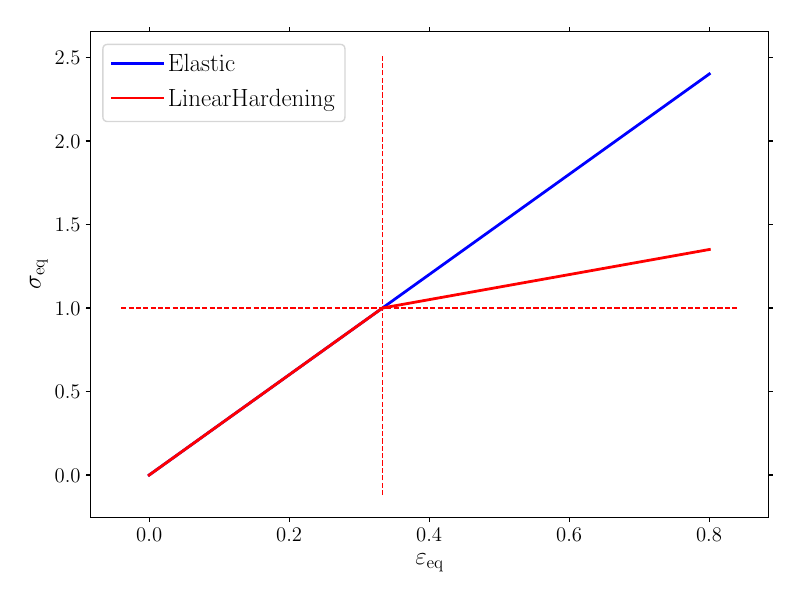

Recreate this plot in Python.
import GMatElastoPlasticFiniteStrainSimo.Cartesian3d as gmat
import matplotlib.pyplot as plt
import numpy as np

try:
    plt.style.use(['goose', 'goose-latex'])
except:
    pass

def StressStrain(mat, plastic):

    ninc = 301

    epseq = np.zeros(ninc)
    sigeq = np.zeros(ninc)

    for ilam, lam in enumerate(np.linspace(0.0, 1.0, ninc)):

        if plastic:
            mat.increment()

        F = np.array([
            [1.0 + lam, 0.0, 0.0],
            [0.0, 1.0 / (1.0 + lam), 0.0],
            [0.0, 0.0, 1.0],
        ])

        mat.setDefGrad(F)

        epseq[ilam] = gmat.Epseq(gmat.Strain(F))
        sigeq[ilam] = gmat.Sigeq(mat.Stress())

    return (epseq, sigeq)

# Plot

fig, ax = plt.subplots()

elas = gmat.Elastic(10.0, 1.0)
plas = gmat.LinearHardening(10.0, 1.0, 1.0, 1.0)

ax.plot(*StressStrain(elas, False), c='b', label=r'Elastic')
ax.plot(*StressStrain(plas, True), c='r', label=r'LinearHardening')

ax.plot(ax.get_xlim(), plas.tauy0() * np.ones(2), c='r', ls='--', lw=1.)
ax.plot(plas.tauy0() / (3.0 * plas.G()) * np.ones(2), ax.get_ylim(), c='r', ls='--', lw=1.)

ax.set_xlabel(r'$\varepsilon_\mathrm{eq}$')
ax.set_ylabel(r'$\sigma_\mathrm{eq}$')

ax.legend()

plt.savefig('stress-strain.pdf')
plt.show()
